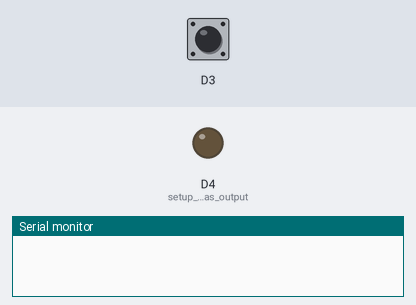
The program below on a simulated ESP8266 (Wemos D1 mini). On the bench: output pins drawn as LEDs (lit = HIGH), the last lines printed to the serial monitor. Inputs (shaded band) come from the test bench; at power-on: D3 HIGH.

Above: at 1.2 s.
1.3 s: D3 pulled LOW for 3.2 s
At 5.7 s:
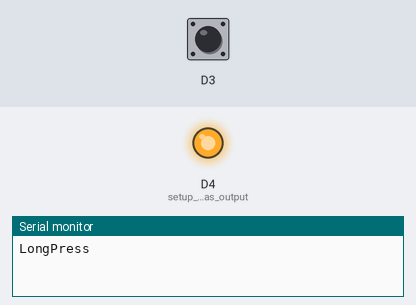
Timing chart, 0 to 7.2 s (numbered marks = the images above; inputs shaded):
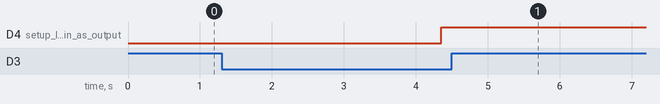

The program:

main.cpp
```cpp
#include <Arduino.h>                    // Arduino framework reference
#include <Switch.h>                     // Switch reference

Switch button = Switch(D3, INPUT_PULLUP, LOW, 50, 3000);

void setup() {
  pinMode(BUILTIN_LED, OUTPUT);         // setup led pin as output
  Serial.begin(9600);                   // setup port COM with bound 9600 bps
  while (!Serial) ;                     // wait for serial port
}

void loop() {
   button.poll();
   if (button.longPress()) {
     Serial.println("LongPress");       // send state to COM
     digitalWrite(BUILTIN_LED, HIGH);   // turn off led
   }
   if (button.doubleClick()) {
     Serial.println("DoubleClick");     // send state to COM
     digitalWrite(BUILTIN_LED, LOW);    // turn on led
   }
}
```

Measured:
- after the input at 1.3 s, D4 (setup_led_pin_as_output): LOW → HIGH after 3.1 s
